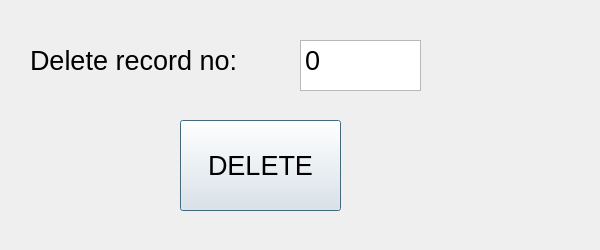
<?xml version="1.0" encoding="UTF-8"?>
<ui version="4.0">
 <class>deletefrdb</class>
 <widget class="QDialog" name="deletefrdb">
  <property name="geometry">
   <rect>
    <x>0</x>
    <y>0</y>
    <width>600</width>
    <height>250</height>
   </rect>
  </property>
  <property name="windowTitle">
   <string>Dialog</string>
  </property>
  <widget class="QLabel" name="bitocoincourse">
   <property name="geometry">
    <rect>
     <x>30</x>
     <y>30</y>
     <width>281</width>
     <height>61</height>
    </rect>
   </property>
   <property name="text">
    <string>&lt;html&gt;&lt;head/&gt;&lt;body&gt;&lt;p&gt;&lt;span style=&quot; font-size:20pt;&quot;&gt;Delete record no: &lt;/span&gt;&lt;/p&gt;&lt;/body&gt;&lt;/html&gt;</string>
   </property>
  </widget>
  <widget class="QPushButton" name="pushButton">
   <property name="geometry">
    <rect>
     <x>180</x>
     <y>120</y>
     <width>161</width>
     <height>91</height>
    </rect>
   </property>
   <property name="font">
    <font>
     <pointsize>20</pointsize>
    </font>
   </property>
   <property name="text">
    <string>DELETE</string>
   </property>
  </widget>
  <widget class="QTextEdit" name="textEdit">
   <property name="geometry">
    <rect>
     <x>300</x>
     <y>40</y>
     <width>121</width>
     <height>51</height>
    </rect>
   </property>
   <property name="font">
    <font>
     <pointsize>20</pointsize>
    </font>
   </property>
   <property name="html">
    <string>&lt;!DOCTYPE HTML PUBLIC &quot;-//W3C//DTD HTML 4.0//EN&quot; &quot;http://www.w3.org/TR/REC-html40/strict.dtd&quot;&gt;
&lt;html&gt;&lt;head&gt;&lt;meta name=&quot;qrichtext&quot; content=&quot;1&quot; /&gt;&lt;style type=&quot;text/css&quot;&gt;
p, li { white-space: pre-wrap; }
&lt;/style&gt;&lt;/head&gt;&lt;body style=&quot; font-family:'MS Shell Dlg 2'; font-size:20pt; font-weight:400; font-style:normal;&quot;&gt;
&lt;p style=&quot; margin-top:0px; margin-bottom:0px; margin-left:0px; margin-right:0px; -qt-block-indent:0; text-indent:0px;&quot;&gt;0&lt;/p&gt;&lt;/body&gt;&lt;/html&gt;</string>
   </property>
  </widget>
 </widget>
 <resources/>
 <connections/>
</ui>
